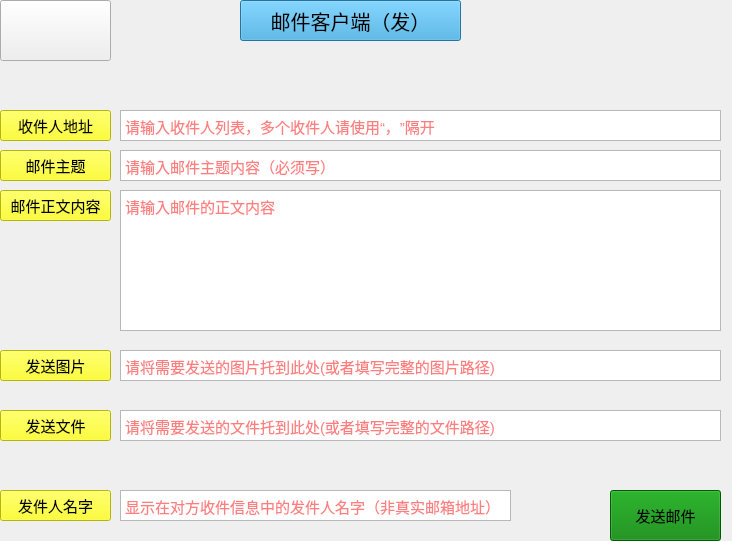
<?xml version="1.0" encoding="UTF-8"?>
<ui version="4.0">
 <class>send_mail</class>
 <widget class="QWidget" name="send_mail">
  <property name="geometry">
   <rect>
    <x>0</x>
    <y>0</y>
    <width>732</width>
    <height>541</height>
   </rect>
  </property>
  <property name="windowTitle">
   <string>sendmail</string>
  </property>
  <property name="styleSheet">
   <string notr="true">QPushButton#Name_app{
	background-color:#33a3dc;
	font-family:微软雅黑;
	font-size:20px;
}

QPushButton#address_Button{
	background-color: yellow;
	font-family:微软雅黑;
	font-size:15px;
}
QPushButton#subject_Button{
	background-color: yellow;
	font-family:微软雅黑;
	font-size:15px;
}
QPushButton#body_Button{
	background-color: yellow;
	font-family:微软雅黑;
	font-size:15px;
}
QPushButton#image_Button{
	background-color: yellow;
	font-family:微软雅黑;
	font-size:15px;
}
QPushButton#fromname_Button{
	background-color: yellow;
	font-family:微软雅黑;
	font-size:15px;
}
QPushButton#file_Button{
	background-color: yellow;
	font-family:微软雅黑;
	font-size:15px;
}
QPushButton#send_Button{
	background-color:green;
	font-family:微软雅黑;
	font-size:15px;
}
QPlainTextEdit#address_TextEdit{
	color: red;
	font-family:微软雅黑;
	font-size:15px;
}


QPlainTextEdit#subject_TextEdit{
	color: red;
	font-family:微软雅黑;
	font-size:15px;
}
QPlainTextEdit#body_TextEdit{
	color: red;
	font-family:微软雅黑;
	font-size:15px;
}
QPlainTextEdit#image_TextEdit{
	color: red;
	font-family:微软雅黑;
	font-size:15px;
}
QPlainTextEdit#file_TextEdit{
	color: red;
	font-family:微软雅黑;
	font-size:15px;
}
QPlainTextEdit#fromname_TextEdit{
	color: red;
	font-family:微软雅黑;
	font-size:15px;
}
QPushButton#app_Button{
	background-image:url(img.png)

}</string>
  </property>
  <widget class="QPushButton" name="address_Button">
   <property name="geometry">
    <rect>
     <x>0</x>
     <y>110</y>
     <width>111</width>
     <height>31</height>
    </rect>
   </property>
   <property name="text">
    <string>收件人地址</string>
   </property>
  </widget>
  <widget class="QPushButton" name="subject_Button">
   <property name="geometry">
    <rect>
     <x>0</x>
     <y>150</y>
     <width>111</width>
     <height>31</height>
    </rect>
   </property>
   <property name="text">
    <string>邮件主题</string>
   </property>
  </widget>
  <widget class="QPushButton" name="send_Button">
   <property name="geometry">
    <rect>
     <x>610</x>
     <y>490</y>
     <width>111</width>
     <height>51</height>
    </rect>
   </property>
   <property name="text">
    <string>发送邮件</string>
   </property>
  </widget>
  <widget class="QPushButton" name="image_Button">
   <property name="geometry">
    <rect>
     <x>0</x>
     <y>350</y>
     <width>111</width>
     <height>31</height>
    </rect>
   </property>
   <property name="text">
    <string>发送图片</string>
   </property>
  </widget>
  <widget class="QPushButton" name="file_Button">
   <property name="geometry">
    <rect>
     <x>0</x>
     <y>410</y>
     <width>111</width>
     <height>31</height>
    </rect>
   </property>
   <property name="text">
    <string>发送文件</string>
   </property>
  </widget>
  <widget class="QPushButton" name="Name_app">
   <property name="geometry">
    <rect>
     <x>240</x>
     <y>0</y>
     <width>221</width>
     <height>41</height>
    </rect>
   </property>
   <property name="text">
    <string>邮件客户端（发）</string>
   </property>
  </widget>
  <widget class="QPlainTextEdit" name="address_TextEdit">
   <property name="geometry">
    <rect>
     <x>120</x>
     <y>110</y>
     <width>601</width>
     <height>31</height>
    </rect>
   </property>
   <property name="placeholderText">
    <string>请输入收件人列表，多个收件人请使用“，”隔开</string>
   </property>
  </widget>
  <widget class="QPlainTextEdit" name="subject_TextEdit">
   <property name="geometry">
    <rect>
     <x>120</x>
     <y>150</y>
     <width>601</width>
     <height>31</height>
    </rect>
   </property>
   <property name="placeholderText">
    <string>请输入邮件主题内容（必须写）</string>
   </property>
  </widget>
  <widget class="QPushButton" name="body_Button">
   <property name="geometry">
    <rect>
     <x>0</x>
     <y>190</y>
     <width>111</width>
     <height>31</height>
    </rect>
   </property>
   <property name="text">
    <string>邮件正文内容</string>
   </property>
  </widget>
  <widget class="QPlainTextEdit" name="body_TextEdit">
   <property name="geometry">
    <rect>
     <x>120</x>
     <y>190</y>
     <width>601</width>
     <height>141</height>
    </rect>
   </property>
   <property name="placeholderText">
    <string>请输入邮件的正文内容</string>
   </property>
  </widget>
  <widget class="QPlainTextEdit" name="image_TextEdit">
   <property name="geometry">
    <rect>
     <x>120</x>
     <y>350</y>
     <width>601</width>
     <height>31</height>
    </rect>
   </property>
   <property name="placeholderText">
    <string>请将需要发送的图片托到此处(或者填写完整的图片路径)</string>
   </property>
  </widget>
  <widget class="QPlainTextEdit" name="file_TextEdit">
   <property name="geometry">
    <rect>
     <x>120</x>
     <y>410</y>
     <width>601</width>
     <height>31</height>
    </rect>
   </property>
   <property name="placeholderText">
    <string>请将需要发送的文件托到此处(或者填写完整的文件路径)</string>
   </property>
  </widget>
  <widget class="QPushButton" name="app_Button">
   <property name="geometry">
    <rect>
     <x>0</x>
     <y>0</y>
     <width>111</width>
     <height>61</height>
    </rect>
   </property>
   <property name="text">
    <string/>
   </property>
  </widget>
  <widget class="QPushButton" name="fromname_Button">
   <property name="geometry">
    <rect>
     <x>0</x>
     <y>490</y>
     <width>111</width>
     <height>31</height>
    </rect>
   </property>
   <property name="text">
    <string>发件人名字</string>
   </property>
  </widget>
  <widget class="QPlainTextEdit" name="fromname_TextEdit">
   <property name="geometry">
    <rect>
     <x>120</x>
     <y>490</y>
     <width>391</width>
     <height>31</height>
    </rect>
   </property>
   <property name="placeholderText">
    <string>显示在对方收件信息中的发件人名字（非真实邮箱地址）</string>
   </property>
  </widget>
 </widget>
 <resources/>
 <connections/>
</ui>
